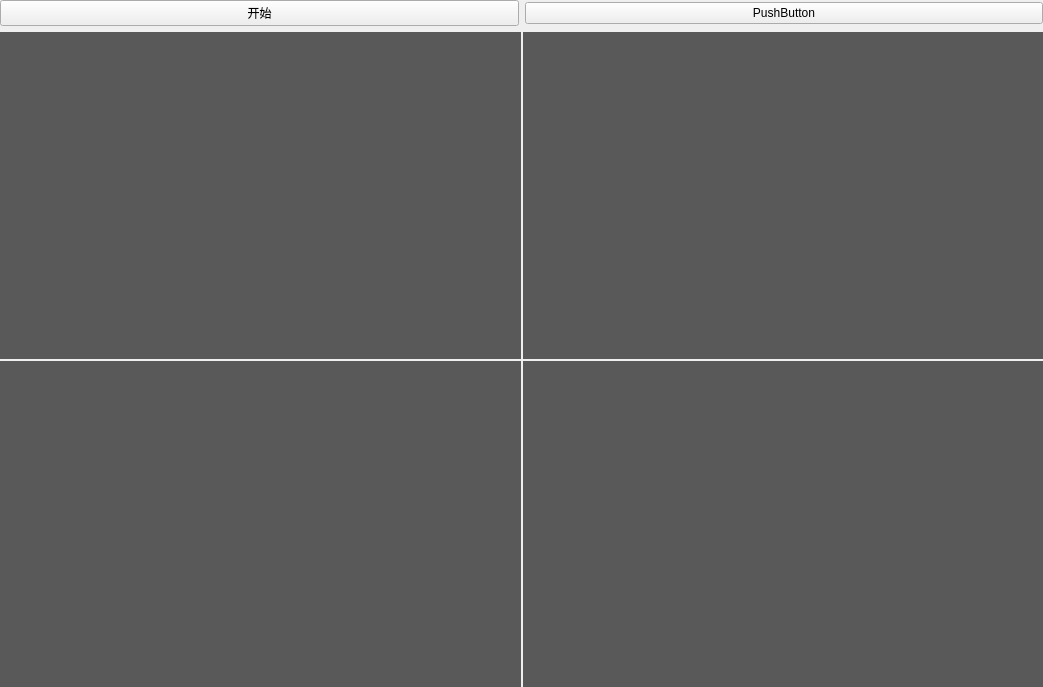
<?xml version="1.0" encoding="UTF-8"?>
<ui version="4.0">
 <class>MainWindow</class>
 <widget class="QMainWindow" name="MainWindow">
  <property name="geometry">
   <rect>
    <x>0</x>
    <y>0</y>
    <width>1043</width>
    <height>687</height>
   </rect>
  </property>
  <property name="windowTitle">
   <string>MainWindow</string>
  </property>
  <widget class="QWidget" name="centralwidget">
   <layout class="QVBoxLayout" name="verticalLayout" stretch="0,1">
    <property name="leftMargin">
     <number>0</number>
    </property>
    <property name="topMargin">
     <number>0</number>
    </property>
    <property name="rightMargin">
     <number>0</number>
    </property>
    <property name="bottomMargin">
     <number>0</number>
    </property>
    <item>
     <widget class="QWidget" name="widget_2" native="true">
      <layout class="QHBoxLayout" name="horizontalLayout">
       <property name="leftMargin">
        <number>0</number>
       </property>
       <property name="topMargin">
        <number>0</number>
       </property>
       <property name="rightMargin">
        <number>0</number>
       </property>
       <property name="bottomMargin">
        <number>0</number>
       </property>
       <item>
        <widget class="QPushButton" name="pushButton">
         <property name="text">
          <string>开始</string>
         </property>
        </widget>
       </item>
       <item>
        <widget class="QPushButton" name="pushButton_2">
         <property name="text">
          <string>PushButton</string>
         </property>
        </widget>
       </item>
      </layout>
     </widget>
    </item>
    <item>
     <widget class="QWidget" name="widget" native="true">
      <layout class="QGridLayout" name="gridLayout">
       <property name="leftMargin">
        <number>0</number>
       </property>
       <property name="topMargin">
        <number>0</number>
       </property>
       <property name="rightMargin">
        <number>0</number>
       </property>
       <property name="bottomMargin">
        <number>0</number>
       </property>
       <property name="spacing">
        <number>2</number>
       </property>
       <item row="0" column="1">
        <widget class="QWidget" name="widget_5" native="true">
         <property name="styleSheet">
          <string notr="true">background-color: rgb(89, 89, 89);</string>
         </property>
        </widget>
       </item>
       <item row="0" column="0">
        <widget class="QWidget" name="widget_4" native="true">
         <property name="styleSheet">
          <string notr="true">background-color: rgb(89, 89, 89);</string>
         </property>
        </widget>
       </item>
       <item row="1" column="0">
        <widget class="QWidget" name="widget_6" native="true">
         <property name="styleSheet">
          <string notr="true">background-color: rgb(89, 89, 89);</string>
         </property>
        </widget>
       </item>
       <item row="1" column="1">
        <widget class="QWidget" name="widget_7" native="true">
         <property name="styleSheet">
          <string notr="true">background-color: rgb(89, 89, 89);</string>
         </property>
        </widget>
       </item>
      </layout>
     </widget>
    </item>
   </layout>
  </widget>
 </widget>
 <resources/>
 <connections/>
</ui>
